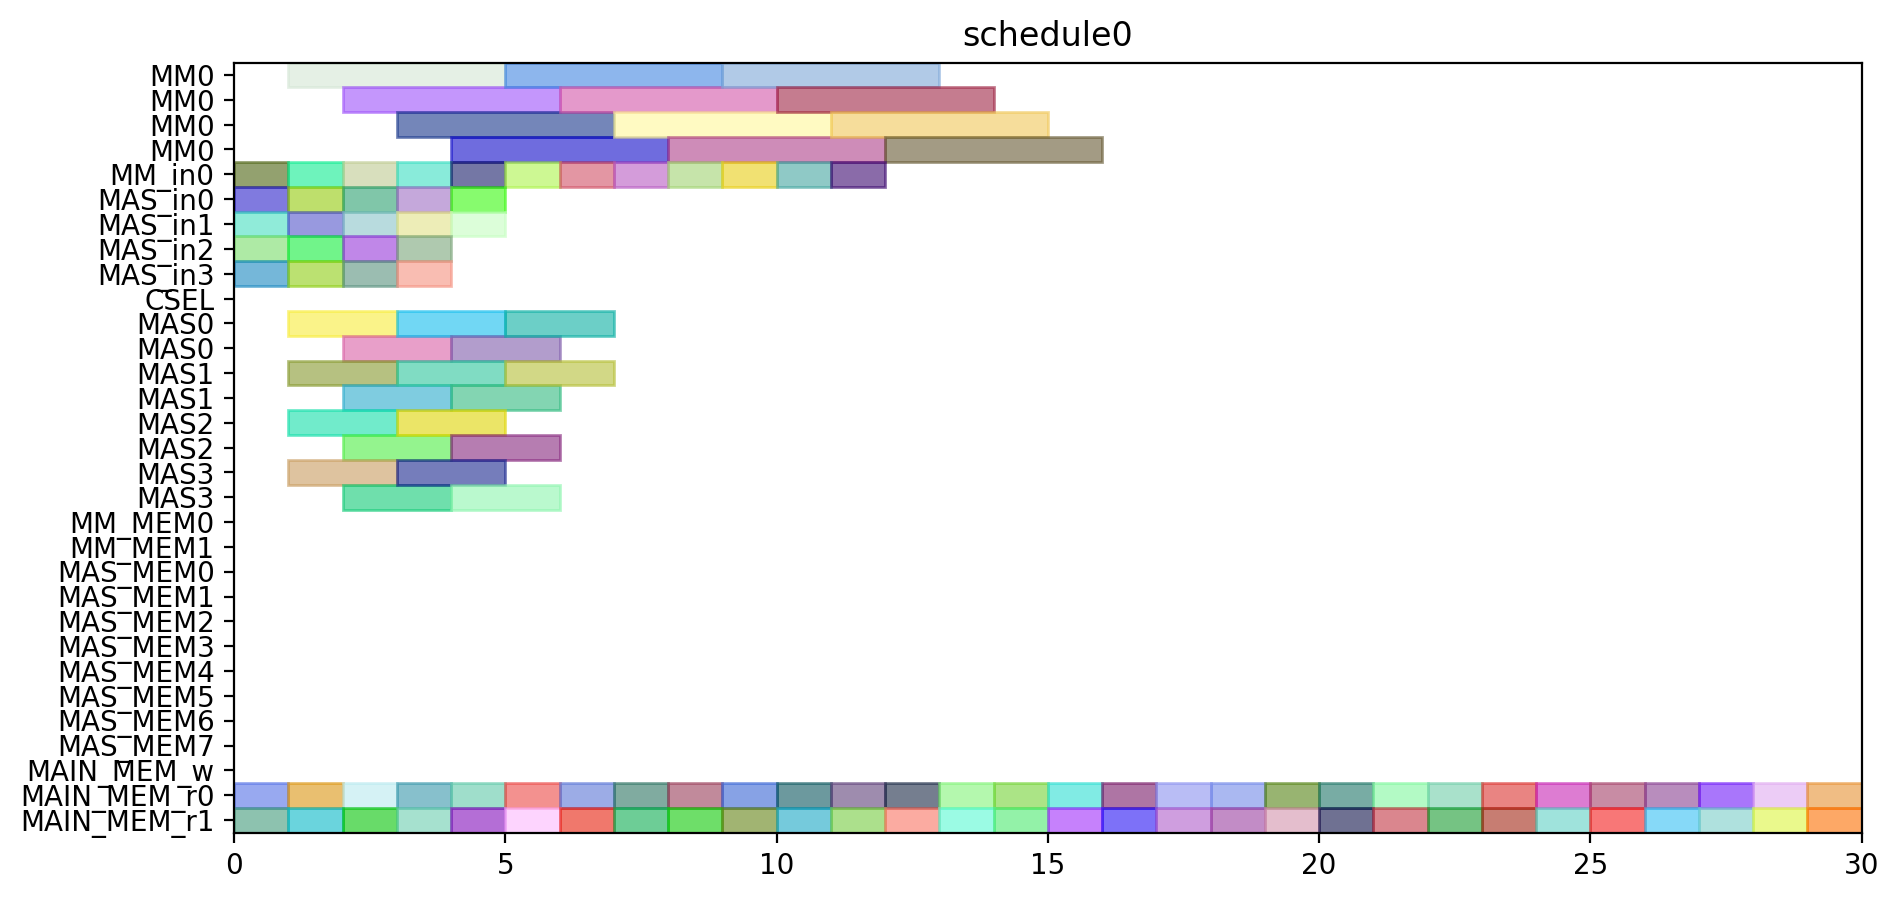

The script that drew this image:
from pyschedule import Scenario, solvers, plotters, alt


def solve():
	horizon = 110
	S = Scenario("schedule0", horizon=horizon)

	# resource
	MM = S.Resources('MM', num=1, size=4)
	MM_in = S.Resources('MM_in', num=1)
	MAS_in = S.Resources('MAS_in', num=4)
	CSEL = S.Resource('CSEL')
	MAS = S.Resources('MAS', num=4, size=2, periods=range(1, horizon))
	MM_MEM = S.Resources('MM_MEM', num=2)
	MAS_MEM = S.Resources('MAS_MEM', num=8)
	MAIN_MEM_w = S.Resource('MAIN_MEM_w', size=1)
	MAIN_MEM_r = S.Resources('MAIN_MEM_r', num=2)

	# result of previous scheduling

	# new tasks
	c_t0_t0_t0 = S.Task('c_t0_t0_t0', length=4, delay_cost=1)
	c_t0_t0_t0 += alt(MM)
	c_t0_t0_t0_in = S.Task('c_t0_t0_t0_in', length=1, delay_cost=1)
	c_t0_t0_t0_in += alt(MM_in)
	S += c_t0_t0_t0>=c_t0_t0_t0_in

	c_t0_t0_t0_mem0 = S.Task('c_t0_t0_t0_mem0', length=1, delay_cost=1)
	c_t0_t0_t0_mem0 += MAIN_MEM_r[0]
	c_t0_t0_t0_mem1 = S.Task('c_t0_t0_t0_mem1', length=1, delay_cost=1)
	c_t0_t0_t0_mem1 += MAIN_MEM_r[1]
	c_t0_t0_t1 = S.Task('c_t0_t0_t1', length=4, delay_cost=1)
	c_t0_t0_t1 += alt(MM)
	c_t0_t0_t1_in = S.Task('c_t0_t0_t1_in', length=1, delay_cost=1)
	c_t0_t0_t1_in += alt(MM_in)
	S += c_t0_t0_t1>=c_t0_t0_t1_in

	c_t0_t0_t1_mem0 = S.Task('c_t0_t0_t1_mem0', length=1, delay_cost=1)
	c_t0_t0_t1_mem0 += MAIN_MEM_r[0]
	c_t0_t0_t1_mem1 = S.Task('c_t0_t0_t1_mem1', length=1, delay_cost=1)
	c_t0_t0_t1_mem1 += MAIN_MEM_r[1]
	c_t0_t0_t2 = S.Task('c_t0_t0_t2', length=2, delay_cost=1)
	c_t0_t0_t2 += alt(MAS)
	c_t0_t0_t2_in = S.Task('c_t0_t0_t2_in', length=1, delay_cost=1)
	c_t0_t0_t2_in += alt(MAS_in)
	S += c_t0_t0_t2_in*MAS_in[0]<=c_t0_t0_t2*MAS[0]

	S += c_t0_t0_t2_in*MAS_in[1]<=c_t0_t0_t2*MAS[1]

	S += c_t0_t0_t2_in*MAS_in[2]<=c_t0_t0_t2*MAS[2]

	S += c_t0_t0_t2_in*MAS_in[3]<=c_t0_t0_t2*MAS[3]

	c_t0_t0_t2_mem0 = S.Task('c_t0_t0_t2_mem0', length=1, delay_cost=1)
	c_t0_t0_t2_mem0 += MAIN_MEM_r[0]
	c_t0_t0_t2_mem1 = S.Task('c_t0_t0_t2_mem1', length=1, delay_cost=1)
	c_t0_t0_t2_mem1 += MAIN_MEM_r[1]
	c_t0_t0_t3 = S.Task('c_t0_t0_t3', length=2, delay_cost=1)
	c_t0_t0_t3 += alt(MAS)
	c_t0_t0_t3_in = S.Task('c_t0_t0_t3_in', length=1, delay_cost=1)
	c_t0_t0_t3_in += alt(MAS_in)
	S += c_t0_t0_t3_in*MAS_in[0]<=c_t0_t0_t3*MAS[0]

	S += c_t0_t0_t3_in*MAS_in[1]<=c_t0_t0_t3*MAS[1]

	S += c_t0_t0_t3_in*MAS_in[2]<=c_t0_t0_t3*MAS[2]

	S += c_t0_t0_t3_in*MAS_in[3]<=c_t0_t0_t3*MAS[3]

	c_t0_t0_t3_mem0 = S.Task('c_t0_t0_t3_mem0', length=1, delay_cost=1)
	c_t0_t0_t3_mem0 += MAIN_MEM_r[0]
	c_t0_t0_t3_mem1 = S.Task('c_t0_t0_t3_mem1', length=1, delay_cost=1)
	c_t0_t0_t3_mem1 += MAIN_MEM_r[1]
	c_t0_t1_t0 = S.Task('c_t0_t1_t0', length=4, delay_cost=1)
	c_t0_t1_t0 += alt(MM)
	c_t0_t1_t0_in = S.Task('c_t0_t1_t0_in', length=1, delay_cost=1)
	c_t0_t1_t0_in += alt(MM_in)
	S += c_t0_t1_t0>=c_t0_t1_t0_in

	c_t0_t1_t0_mem0 = S.Task('c_t0_t1_t0_mem0', length=1, delay_cost=1)
	c_t0_t1_t0_mem0 += MAIN_MEM_r[0]
	c_t0_t1_t0_mem1 = S.Task('c_t0_t1_t0_mem1', length=1, delay_cost=1)
	c_t0_t1_t0_mem1 += MAIN_MEM_r[1]
	c_t0_t1_t1 = S.Task('c_t0_t1_t1', length=4, delay_cost=1)
	c_t0_t1_t1 += alt(MM)
	c_t0_t1_t1_in = S.Task('c_t0_t1_t1_in', length=1, delay_cost=1)
	c_t0_t1_t1_in += alt(MM_in)
	S += c_t0_t1_t1>=c_t0_t1_t1_in

	c_t0_t1_t1_mem0 = S.Task('c_t0_t1_t1_mem0', length=1, delay_cost=1)
	c_t0_t1_t1_mem0 += MAIN_MEM_r[0]
	c_t0_t1_t1_mem1 = S.Task('c_t0_t1_t1_mem1', length=1, delay_cost=1)
	c_t0_t1_t1_mem1 += MAIN_MEM_r[1]
	c_t0_t1_t2 = S.Task('c_t0_t1_t2', length=2, delay_cost=1)
	c_t0_t1_t2 += alt(MAS)
	c_t0_t1_t2_in = S.Task('c_t0_t1_t2_in', length=1, delay_cost=1)
	c_t0_t1_t2_in += alt(MAS_in)
	S += c_t0_t1_t2_in*MAS_in[0]<=c_t0_t1_t2*MAS[0]

	S += c_t0_t1_t2_in*MAS_in[1]<=c_t0_t1_t2*MAS[1]

	S += c_t0_t1_t2_in*MAS_in[2]<=c_t0_t1_t2*MAS[2]

	S += c_t0_t1_t2_in*MAS_in[3]<=c_t0_t1_t2*MAS[3]

	c_t0_t1_t2_mem0 = S.Task('c_t0_t1_t2_mem0', length=1, delay_cost=1)
	c_t0_t1_t2_mem0 += MAIN_MEM_r[0]
	c_t0_t1_t2_mem1 = S.Task('c_t0_t1_t2_mem1', length=1, delay_cost=1)
	c_t0_t1_t2_mem1 += MAIN_MEM_r[1]
	c_t0_t1_t3 = S.Task('c_t0_t1_t3', length=2, delay_cost=1)
	c_t0_t1_t3 += alt(MAS)
	c_t0_t1_t3_in = S.Task('c_t0_t1_t3_in', length=1, delay_cost=1)
	c_t0_t1_t3_in += alt(MAS_in)
	S += c_t0_t1_t3_in*MAS_in[0]<=c_t0_t1_t3*MAS[0]

	S += c_t0_t1_t3_in*MAS_in[1]<=c_t0_t1_t3*MAS[1]

	S += c_t0_t1_t3_in*MAS_in[2]<=c_t0_t1_t3*MAS[2]

	S += c_t0_t1_t3_in*MAS_in[3]<=c_t0_t1_t3*MAS[3]

	c_t0_t1_t3_mem0 = S.Task('c_t0_t1_t3_mem0', length=1, delay_cost=1)
	c_t0_t1_t3_mem0 += MAIN_MEM_r[0]
	c_t0_t1_t3_mem1 = S.Task('c_t0_t1_t3_mem1', length=1, delay_cost=1)
	c_t0_t1_t3_mem1 += MAIN_MEM_r[1]
	c_t0_t20 = S.Task('c_t0_t20', length=2, delay_cost=1)
	c_t0_t20 += alt(MAS)
	c_t0_t20_in = S.Task('c_t0_t20_in', length=1, delay_cost=1)
	c_t0_t20_in += alt(MAS_in)
	S += c_t0_t20_in*MAS_in[0]<=c_t0_t20*MAS[0]

	S += c_t0_t20_in*MAS_in[1]<=c_t0_t20*MAS[1]

	S += c_t0_t20_in*MAS_in[2]<=c_t0_t20*MAS[2]

	S += c_t0_t20_in*MAS_in[3]<=c_t0_t20*MAS[3]

	c_t0_t20_mem0 = S.Task('c_t0_t20_mem0', length=1, delay_cost=1)
	c_t0_t20_mem0 += MAIN_MEM_r[0]
	c_t0_t20_mem1 = S.Task('c_t0_t20_mem1', length=1, delay_cost=1)
	c_t0_t20_mem1 += MAIN_MEM_r[1]
	c_t0_t21 = S.Task('c_t0_t21', length=2, delay_cost=1)
	c_t0_t21 += alt(MAS)
	c_t0_t21_in = S.Task('c_t0_t21_in', length=1, delay_cost=1)
	c_t0_t21_in += alt(MAS_in)
	S += c_t0_t21_in*MAS_in[0]<=c_t0_t21*MAS[0]

	S += c_t0_t21_in*MAS_in[1]<=c_t0_t21*MAS[1]

	S += c_t0_t21_in*MAS_in[2]<=c_t0_t21*MAS[2]

	S += c_t0_t21_in*MAS_in[3]<=c_t0_t21*MAS[3]

	c_t0_t21_mem0 = S.Task('c_t0_t21_mem0', length=1, delay_cost=1)
	c_t0_t21_mem0 += MAIN_MEM_r[0]
	c_t0_t21_mem1 = S.Task('c_t0_t21_mem1', length=1, delay_cost=1)
	c_t0_t21_mem1 += MAIN_MEM_r[1]
	c_t0_t30 = S.Task('c_t0_t30', length=2, delay_cost=1)
	c_t0_t30 += alt(MAS)
	c_t0_t30_in = S.Task('c_t0_t30_in', length=1, delay_cost=1)
	c_t0_t30_in += alt(MAS_in)
	S += c_t0_t30_in*MAS_in[0]<=c_t0_t30*MAS[0]

	S += c_t0_t30_in*MAS_in[1]<=c_t0_t30*MAS[1]

	S += c_t0_t30_in*MAS_in[2]<=c_t0_t30*MAS[2]

	S += c_t0_t30_in*MAS_in[3]<=c_t0_t30*MAS[3]

	c_t0_t30_mem0 = S.Task('c_t0_t30_mem0', length=1, delay_cost=1)
	c_t0_t30_mem0 += MAIN_MEM_r[0]
	c_t0_t30_mem1 = S.Task('c_t0_t30_mem1', length=1, delay_cost=1)
	c_t0_t30_mem1 += MAIN_MEM_r[1]
	c_t0_t31 = S.Task('c_t0_t31', length=2, delay_cost=1)
	c_t0_t31 += alt(MAS)
	c_t0_t31_in = S.Task('c_t0_t31_in', length=1, delay_cost=1)
	c_t0_t31_in += alt(MAS_in)
	S += c_t0_t31_in*MAS_in[0]<=c_t0_t31*MAS[0]

	S += c_t0_t31_in*MAS_in[1]<=c_t0_t31*MAS[1]

	S += c_t0_t31_in*MAS_in[2]<=c_t0_t31*MAS[2]

	S += c_t0_t31_in*MAS_in[3]<=c_t0_t31*MAS[3]

	c_t0_t31_mem0 = S.Task('c_t0_t31_mem0', length=1, delay_cost=1)
	c_t0_t31_mem0 += MAIN_MEM_r[0]
	c_t0_t31_mem1 = S.Task('c_t0_t31_mem1', length=1, delay_cost=1)
	c_t0_t31_mem1 += MAIN_MEM_r[1]
	c_t1_t0_t0 = S.Task('c_t1_t0_t0', length=4, delay_cost=1)
	c_t1_t0_t0 += alt(MM)
	c_t1_t0_t0_in = S.Task('c_t1_t0_t0_in', length=1, delay_cost=1)
	c_t1_t0_t0_in += alt(MM_in)
	S += c_t1_t0_t0>=c_t1_t0_t0_in

	c_t1_t0_t0_mem0 = S.Task('c_t1_t0_t0_mem0', length=1, delay_cost=1)
	c_t1_t0_t0_mem0 += MAIN_MEM_r[0]
	c_t1_t0_t0_mem1 = S.Task('c_t1_t0_t0_mem1', length=1, delay_cost=1)
	c_t1_t0_t0_mem1 += MAIN_MEM_r[1]
	c_t1_t0_t1 = S.Task('c_t1_t0_t1', length=4, delay_cost=1)
	c_t1_t0_t1 += alt(MM)
	c_t1_t0_t1_in = S.Task('c_t1_t0_t1_in', length=1, delay_cost=1)
	c_t1_t0_t1_in += alt(MM_in)
	S += c_t1_t0_t1>=c_t1_t0_t1_in

	c_t1_t0_t1_mem0 = S.Task('c_t1_t0_t1_mem0', length=1, delay_cost=1)
	c_t1_t0_t1_mem0 += MAIN_MEM_r[0]
	c_t1_t0_t1_mem1 = S.Task('c_t1_t0_t1_mem1', length=1, delay_cost=1)
	c_t1_t0_t1_mem1 += MAIN_MEM_r[1]
	c_t1_t0_t2 = S.Task('c_t1_t0_t2', length=2, delay_cost=1)
	c_t1_t0_t2 += alt(MAS)
	c_t1_t0_t2_in = S.Task('c_t1_t0_t2_in', length=1, delay_cost=1)
	c_t1_t0_t2_in += alt(MAS_in)
	S += c_t1_t0_t2_in*MAS_in[0]<=c_t1_t0_t2*MAS[0]

	S += c_t1_t0_t2_in*MAS_in[1]<=c_t1_t0_t2*MAS[1]

	S += c_t1_t0_t2_in*MAS_in[2]<=c_t1_t0_t2*MAS[2]

	S += c_t1_t0_t2_in*MAS_in[3]<=c_t1_t0_t2*MAS[3]

	c_t1_t0_t2_mem0 = S.Task('c_t1_t0_t2_mem0', length=1, delay_cost=1)
	c_t1_t0_t2_mem0 += MAIN_MEM_r[0]
	c_t1_t0_t2_mem1 = S.Task('c_t1_t0_t2_mem1', length=1, delay_cost=1)
	c_t1_t0_t2_mem1 += MAIN_MEM_r[1]
	c_t1_t0_t3 = S.Task('c_t1_t0_t3', length=2, delay_cost=1)
	c_t1_t0_t3 += alt(MAS)
	c_t1_t0_t3_in = S.Task('c_t1_t0_t3_in', length=1, delay_cost=1)
	c_t1_t0_t3_in += alt(MAS_in)
	S += c_t1_t0_t3_in*MAS_in[0]<=c_t1_t0_t3*MAS[0]

	S += c_t1_t0_t3_in*MAS_in[1]<=c_t1_t0_t3*MAS[1]

	S += c_t1_t0_t3_in*MAS_in[2]<=c_t1_t0_t3*MAS[2]

	S += c_t1_t0_t3_in*MAS_in[3]<=c_t1_t0_t3*MAS[3]

	c_t1_t0_t3_mem0 = S.Task('c_t1_t0_t3_mem0', length=1, delay_cost=1)
	c_t1_t0_t3_mem0 += MAIN_MEM_r[0]
	c_t1_t0_t3_mem1 = S.Task('c_t1_t0_t3_mem1', length=1, delay_cost=1)
	c_t1_t0_t3_mem1 += MAIN_MEM_r[1]
	c_t1_t1_t0 = S.Task('c_t1_t1_t0', length=4, delay_cost=1)
	c_t1_t1_t0 += alt(MM)
	c_t1_t1_t0_in = S.Task('c_t1_t1_t0_in', length=1, delay_cost=1)
	c_t1_t1_t0_in += alt(MM_in)
	S += c_t1_t1_t0>=c_t1_t1_t0_in

	c_t1_t1_t0_mem0 = S.Task('c_t1_t1_t0_mem0', length=1, delay_cost=1)
	c_t1_t1_t0_mem0 += MAIN_MEM_r[0]
	c_t1_t1_t0_mem1 = S.Task('c_t1_t1_t0_mem1', length=1, delay_cost=1)
	c_t1_t1_t0_mem1 += MAIN_MEM_r[1]
	c_t1_t1_t1 = S.Task('c_t1_t1_t1', length=4, delay_cost=1)
	c_t1_t1_t1 += alt(MM)
	c_t1_t1_t1_in = S.Task('c_t1_t1_t1_in', length=1, delay_cost=1)
	c_t1_t1_t1_in += alt(MM_in)
	S += c_t1_t1_t1>=c_t1_t1_t1_in

	c_t1_t1_t1_mem0 = S.Task('c_t1_t1_t1_mem0', length=1, delay_cost=1)
	c_t1_t1_t1_mem0 += MAIN_MEM_r[0]
	c_t1_t1_t1_mem1 = S.Task('c_t1_t1_t1_mem1', length=1, delay_cost=1)
	c_t1_t1_t1_mem1 += MAIN_MEM_r[1]
	c_t1_t1_t2 = S.Task('c_t1_t1_t2', length=2, delay_cost=1)
	c_t1_t1_t2 += alt(MAS)
	c_t1_t1_t2_in = S.Task('c_t1_t1_t2_in', length=1, delay_cost=1)
	c_t1_t1_t2_in += alt(MAS_in)
	S += c_t1_t1_t2_in*MAS_in[0]<=c_t1_t1_t2*MAS[0]

	S += c_t1_t1_t2_in*MAS_in[1]<=c_t1_t1_t2*MAS[1]

	S += c_t1_t1_t2_in*MAS_in[2]<=c_t1_t1_t2*MAS[2]

	S += c_t1_t1_t2_in*MAS_in[3]<=c_t1_t1_t2*MAS[3]

	c_t1_t1_t2_mem0 = S.Task('c_t1_t1_t2_mem0', length=1, delay_cost=1)
	c_t1_t1_t2_mem0 += MAIN_MEM_r[0]
	c_t1_t1_t2_mem1 = S.Task('c_t1_t1_t2_mem1', length=1, delay_cost=1)
	c_t1_t1_t2_mem1 += MAIN_MEM_r[1]
	c_t1_t1_t3 = S.Task('c_t1_t1_t3', length=2, delay_cost=1)
	c_t1_t1_t3 += alt(MAS)
	c_t1_t1_t3_in = S.Task('c_t1_t1_t3_in', length=1, delay_cost=1)
	c_t1_t1_t3_in += alt(MAS_in)
	S += c_t1_t1_t3_in*MAS_in[0]<=c_t1_t1_t3*MAS[0]

	S += c_t1_t1_t3_in*MAS_in[1]<=c_t1_t1_t3*MAS[1]

	S += c_t1_t1_t3_in*MAS_in[2]<=c_t1_t1_t3*MAS[2]

	S += c_t1_t1_t3_in*MAS_in[3]<=c_t1_t1_t3*MAS[3]

	c_t1_t1_t3_mem0 = S.Task('c_t1_t1_t3_mem0', length=1, delay_cost=1)
	c_t1_t1_t3_mem0 += MAIN_MEM_r[0]
	c_t1_t1_t3_mem1 = S.Task('c_t1_t1_t3_mem1', length=1, delay_cost=1)
	c_t1_t1_t3_mem1 += MAIN_MEM_r[1]
	c_t1_t20 = S.Task('c_t1_t20', length=2, delay_cost=1)
	c_t1_t20 += alt(MAS)
	c_t1_t20_in = S.Task('c_t1_t20_in', length=1, delay_cost=1)
	c_t1_t20_in += alt(MAS_in)
	S += c_t1_t20_in*MAS_in[0]<=c_t1_t20*MAS[0]

	S += c_t1_t20_in*MAS_in[1]<=c_t1_t20*MAS[1]

	S += c_t1_t20_in*MAS_in[2]<=c_t1_t20*MAS[2]

	S += c_t1_t20_in*MAS_in[3]<=c_t1_t20*MAS[3]

	c_t1_t20_mem0 = S.Task('c_t1_t20_mem0', length=1, delay_cost=1)
	c_t1_t20_mem0 += MAIN_MEM_r[0]
	c_t1_t20_mem1 = S.Task('c_t1_t20_mem1', length=1, delay_cost=1)
	c_t1_t20_mem1 += MAIN_MEM_r[1]
	c_t1_t21 = S.Task('c_t1_t21', length=2, delay_cost=1)
	c_t1_t21 += alt(MAS)
	c_t1_t21_in = S.Task('c_t1_t21_in', length=1, delay_cost=1)
	c_t1_t21_in += alt(MAS_in)
	S += c_t1_t21_in*MAS_in[0]<=c_t1_t21*MAS[0]

	S += c_t1_t21_in*MAS_in[1]<=c_t1_t21*MAS[1]

	S += c_t1_t21_in*MAS_in[2]<=c_t1_t21*MAS[2]

	S += c_t1_t21_in*MAS_in[3]<=c_t1_t21*MAS[3]

	c_t1_t21_mem0 = S.Task('c_t1_t21_mem0', length=1, delay_cost=1)
	c_t1_t21_mem0 += MAIN_MEM_r[0]
	c_t1_t21_mem1 = S.Task('c_t1_t21_mem1', length=1, delay_cost=1)
	c_t1_t21_mem1 += MAIN_MEM_r[1]
	c_t1_t30 = S.Task('c_t1_t30', length=2, delay_cost=1)
	c_t1_t30 += alt(MAS)
	c_t1_t30_in = S.Task('c_t1_t30_in', length=1, delay_cost=1)
	c_t1_t30_in += alt(MAS_in)
	S += c_t1_t30_in*MAS_in[0]<=c_t1_t30*MAS[0]

	S += c_t1_t30_in*MAS_in[1]<=c_t1_t30*MAS[1]

	S += c_t1_t30_in*MAS_in[2]<=c_t1_t30*MAS[2]

	S += c_t1_t30_in*MAS_in[3]<=c_t1_t30*MAS[3]

	c_t1_t30_mem0 = S.Task('c_t1_t30_mem0', length=1, delay_cost=1)
	c_t1_t30_mem0 += MAIN_MEM_r[0]
	c_t1_t30_mem1 = S.Task('c_t1_t30_mem1', length=1, delay_cost=1)
	c_t1_t30_mem1 += MAIN_MEM_r[1]
	c_t1_t31 = S.Task('c_t1_t31', length=2, delay_cost=1)
	c_t1_t31 += alt(MAS)
	c_t1_t31_in = S.Task('c_t1_t31_in', length=1, delay_cost=1)
	c_t1_t31_in += alt(MAS_in)
	S += c_t1_t31_in*MAS_in[0]<=c_t1_t31*MAS[0]

	S += c_t1_t31_in*MAS_in[1]<=c_t1_t31*MAS[1]

	S += c_t1_t31_in*MAS_in[2]<=c_t1_t31*MAS[2]

	S += c_t1_t31_in*MAS_in[3]<=c_t1_t31*MAS[3]

	c_t1_t31_mem0 = S.Task('c_t1_t31_mem0', length=1, delay_cost=1)
	c_t1_t31_mem0 += MAIN_MEM_r[0]
	c_t1_t31_mem1 = S.Task('c_t1_t31_mem1', length=1, delay_cost=1)
	c_t1_t31_mem1 += MAIN_MEM_r[1]
	c_t2_t0_t0 = S.Task('c_t2_t0_t0', length=4, delay_cost=1)
	c_t2_t0_t0 += alt(MM)
	c_t2_t0_t0_in = S.Task('c_t2_t0_t0_in', length=1, delay_cost=1)
	c_t2_t0_t0_in += alt(MM_in)
	S += c_t2_t0_t0>=c_t2_t0_t0_in

	c_t2_t0_t0_mem0 = S.Task('c_t2_t0_t0_mem0', length=1, delay_cost=1)
	c_t2_t0_t0_mem0 += MAIN_MEM_r[0]
	c_t2_t0_t0_mem1 = S.Task('c_t2_t0_t0_mem1', length=1, delay_cost=1)
	c_t2_t0_t0_mem1 += MAIN_MEM_r[1]
	c_t2_t0_t1 = S.Task('c_t2_t0_t1', length=4, delay_cost=1)
	c_t2_t0_t1 += alt(MM)
	c_t2_t0_t1_in = S.Task('c_t2_t0_t1_in', length=1, delay_cost=1)
	c_t2_t0_t1_in += alt(MM_in)
	S += c_t2_t0_t1>=c_t2_t0_t1_in

	c_t2_t0_t1_mem0 = S.Task('c_t2_t0_t1_mem0', length=1, delay_cost=1)
	c_t2_t0_t1_mem0 += MAIN_MEM_r[0]
	c_t2_t0_t1_mem1 = S.Task('c_t2_t0_t1_mem1', length=1, delay_cost=1)
	c_t2_t0_t1_mem1 += MAIN_MEM_r[1]
	c_t2_t0_t2 = S.Task('c_t2_t0_t2', length=2, delay_cost=1)
	c_t2_t0_t2 += alt(MAS)
	c_t2_t0_t2_in = S.Task('c_t2_t0_t2_in', length=1, delay_cost=1)
	c_t2_t0_t2_in += alt(MAS_in)
	S += c_t2_t0_t2_in*MAS_in[0]<=c_t2_t0_t2*MAS[0]

	S += c_t2_t0_t2_in*MAS_in[1]<=c_t2_t0_t2*MAS[1]

	S += c_t2_t0_t2_in*MAS_in[2]<=c_t2_t0_t2*MAS[2]

	S += c_t2_t0_t2_in*MAS_in[3]<=c_t2_t0_t2*MAS[3]

	c_t2_t0_t2_mem0 = S.Task('c_t2_t0_t2_mem0', length=1, delay_cost=1)
	c_t2_t0_t2_mem0 += MAIN_MEM_r[0]
	c_t2_t0_t2_mem1 = S.Task('c_t2_t0_t2_mem1', length=1, delay_cost=1)
	c_t2_t0_t2_mem1 += MAIN_MEM_r[1]
	c_t2_t0_t3 = S.Task('c_t2_t0_t3', length=2, delay_cost=1)
	c_t2_t0_t3 += alt(MAS)
	c_t2_t0_t3_in = S.Task('c_t2_t0_t3_in', length=1, delay_cost=1)
	c_t2_t0_t3_in += alt(MAS_in)
	S += c_t2_t0_t3_in*MAS_in[0]<=c_t2_t0_t3*MAS[0]

	S += c_t2_t0_t3_in*MAS_in[1]<=c_t2_t0_t3*MAS[1]

	S += c_t2_t0_t3_in*MAS_in[2]<=c_t2_t0_t3*MAS[2]

	S += c_t2_t0_t3_in*MAS_in[3]<=c_t2_t0_t3*MAS[3]

	c_t2_t0_t3_mem0 = S.Task('c_t2_t0_t3_mem0', length=1, delay_cost=1)
	c_t2_t0_t3_mem0 += MAIN_MEM_r[0]
	c_t2_t0_t3_mem1 = S.Task('c_t2_t0_t3_mem1', length=1, delay_cost=1)
	c_t2_t0_t3_mem1 += MAIN_MEM_r[1]
	c_t2_t1_t0 = S.Task('c_t2_t1_t0', length=4, delay_cost=1)
	c_t2_t1_t0 += alt(MM)
	c_t2_t1_t0_in = S.Task('c_t2_t1_t0_in', length=1, delay_cost=1)
	c_t2_t1_t0_in += alt(MM_in)
	S += c_t2_t1_t0>=c_t2_t1_t0_in

	c_t2_t1_t0_mem0 = S.Task('c_t2_t1_t0_mem0', length=1, delay_cost=1)
	c_t2_t1_t0_mem0 += MAIN_MEM_r[0]
	c_t2_t1_t0_mem1 = S.Task('c_t2_t1_t0_mem1', length=1, delay_cost=1)
	c_t2_t1_t0_mem1 += MAIN_MEM_r[1]
	c_t2_t1_t1 = S.Task('c_t2_t1_t1', length=4, delay_cost=1)
	c_t2_t1_t1 += alt(MM)
	c_t2_t1_t1_in = S.Task('c_t2_t1_t1_in', length=1, delay_cost=1)
	c_t2_t1_t1_in += alt(MM_in)
	S += c_t2_t1_t1>=c_t2_t1_t1_in

	c_t2_t1_t1_mem0 = S.Task('c_t2_t1_t1_mem0', length=1, delay_cost=1)
	c_t2_t1_t1_mem0 += MAIN_MEM_r[0]
	c_t2_t1_t1_mem1 = S.Task('c_t2_t1_t1_mem1', length=1, delay_cost=1)
	c_t2_t1_t1_mem1 += MAIN_MEM_r[1]
	solvers.mip.solve(S,msg=1,kind='CPLEX',ratio_gap=1.01)

	solution = [['hoge']*len(S.solution()[1]) for i in range(len(S.solution()))]
	for i in range(len(S.solution())):
		for j in range(len(S.solution()[i])):
			solution[i][j]=str(S.solution()[i][j])
	print(solution)

	cycles = int(solution[-1][3])

	pic_file_name = "/home/mfukuda/ABE/multiRAM_multiMAS_16mux/scheduling_result/stage4MM1_stage2MAS4/MUL/schedule0.png"
	if(S.solution() != []):
		plotters.matplotlib.plot(S,img_filename=pic_file_name, show_task_labels=False, fig_size=(cycles*0.25+3, 5))

	return solution
